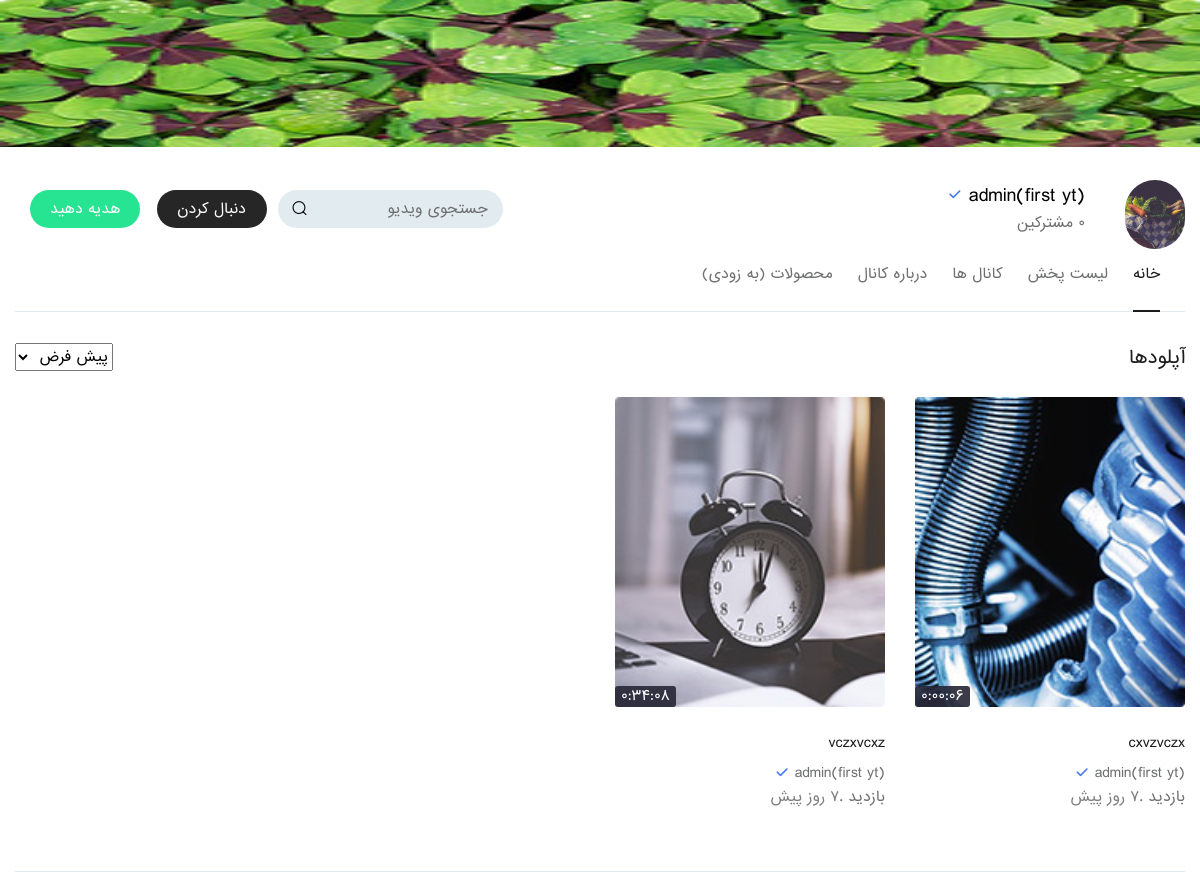
Page /channel_home_page/1/ on the earlier database version.
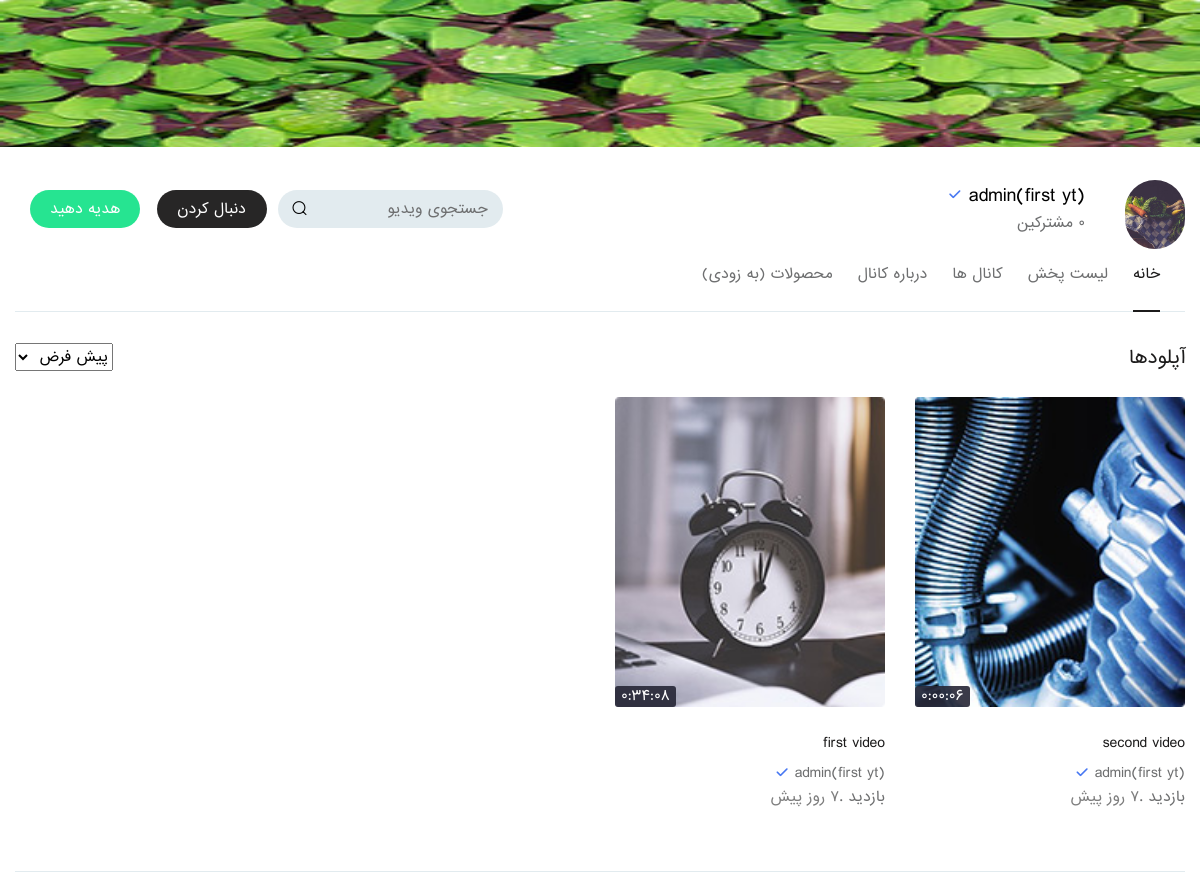
Same page on the later database version.
### youtube/models.py (models this page shows, shortened)
class Video(models.Model):
    youtuber = models.ForeignKey('account.Profile',on_delete=models.CASCADE)
    title = models.CharField(max_length=255)
    description = RichTextUploadingField()
    category = models.ForeignKey('Category',on_delete=models.PROTECT,null=True)
    video = models.FileField(upload_to=get_upload_path)
    video_time = models.CharField(max_length=15,null=True,blank=True)
    thumbnail = models.ImageField(upload_to=get_upload_path)
    monetize = models.BooleanField(default=True)
    tags = models.ManyToManyField('VideoTag')
    pin_comment = models.CharField(max_length=10,null=True,blank=True)
    like = models.ManyToManyField('account.Profile',related_name='like')
    published = models.BooleanField(default=False)
    show = models.BooleanField(default=True)
    created = models.DateTimeField(auto_now_add=True)
    updated = models.DateTimeField(auto_now=True)
    objects = VideoManager()
    @property
    def days_passed(self):
        today = datetime.now(timezone.utc)
        days_passed = today - self.created
        return f"{days_passed.days} روز پیش" if days_passed.days != 0 else 'امروز'
    @property
    def visited(self):
        hit_count = get_hitcount_model().objects.get_for_object(self)
        return hit_count.hits

### account/models.py (models this page shows, shortened)
class Profile(models.Model):
    user = models.ForeignKey(User,on_delete=models.CASCADE)
    follow = models.ManyToManyField('Profile')
    channel_name = models.CharField(max_length=30,null=True,unique=True)
    image = models.ImageField(null=True,blank=True)
    banner = models.ImageField(null=True,blank=True)
    description = models.TextField()
    links = RichTextField(null=True)
    created_date = models.DateTimeField(auto_now_add=True)
    updated_date = models.DateTimeField(auto_now=True)
    @property
    def count_followers(self):
        followers_count = Profile.follow.through.objects.filter(to_profile=self).count()
        return followers_count
    @property
    def all_yt_videos(self):
        videos = self.video_set.filter(published=True)
        return videos
    @property
    def all_yt_visit(self):
        videos = self.video_set.filter(published=True)
        visit_count = 0
        for obj in videos:
            visit_count += obj.visited
        return visit_count

### youtube/views.py (the view)
# urls.py: path('channel_home_page/<id>/',views.channel_home_page,name='channel_home_page'),
def channel_home_page(request,id):
    yt_profile = get_object_or_404(Profile,id=id)
    order_by = request.GET.get('orderby')
    if order_by:
        all_video = yt_profile.video_set.filter(published=True).order_by(order_by)
    else :
        all_video = yt_profile.video_set.filter(published=True).order_by('-created')
    play_lists = PlayList.objects.filter(profile=yt_profile)
    is_followed = False
    if request.user.is_authenticated:
        if yt_profile in request.profile.follow.all():
            is_followed = True
    context = {
        'yt_profile' : yt_profile,
        'videos' : all_video,
        'is_followed' : is_followed,
        'play_lists' : play_lists,
        'order_by' : order_by,
    }
    return render(request,'channel_home_page.html',context)

### templates/channel_home_page.html (shortened to what this page needs)
{% extends 'base.html' %}
{% load static %}
{% block body %}
<section class="channel-cover">
	{% if yt_profile.banner %}
	<img src="{{yt_profile.banner.url}}" style="height: 147px;" alt="">
	{% else %}
	<img src="{% static 'images/resources/channel-banner.jpg' %}" alt="">
	{% endif %}
</section>
<section class="videso_section">
	<div class="info-pr-sec">
		<div class="container">
			<div class="vcp_inf cr">
				<span class="vc_hd">
					<img src="{{yt_profile.image.url}}" alt="">
				</span>
				<div class="vc_info pr">
					<h4> {{yt_profile.channel_name}} <span class="verify_ic"><i class="icon-tick"></i></span></h4>
					<span>{{yt_profile.count_followers}} مشترکین</span>
				</div>
			</div>
			<ul class="chan_cantrz">
				<li>
					{% if is_followed %}
					<a href="#" id="follow-button" title=""  class="subscribe">دنبال می کنید</a>
					{% else %}
					<a href="#" id="follow-button" title=""  class="subscribe">دنبال کردن</a>
					{% endif %}
				</li>
				<li>
					<a href="#" title="" class="donate"> هدیه دهید </a>
				</li>
			</ul>
			<div class="search_form">
				<form>
					<input type="text" name="search" placeholder="جستجوی ویدیو">
					<button type="submit">
						<i class="icon-search"></i>
					</button>
				</form>
			</div>
			<div class="clearfix"></div>
		</div>
	</div>
	<div class="history-lst tbY">
		<div class="container">
			<ul class="nav nav-tabs" id="myTab" role="tablist">
				<li class="nav-item">
				<a class="nav-link active" id="videos_taab" data-toggle="tab" href="#vvideo_tabz" role="tab" aria-controls="videos_taab" aria-selected="true">خانه </a>
				</li>
				<li class="nav-item">
				<a class="nav-link" id="playlist-tab" data-toggle="tab" href="#playlist_tab" role="tab" aria-controls="playlist-tab" aria-selected="false"> لیست پخش</a>
				</li>
				<li class="nav-item">
				<a class="nav-link" id="channels-tab" data-toggle="tab" href="#channels_tab" role="tab" aria-controls="channels-tab" aria-selected="false">کانال ها</a>
				</li>
				<li class="nav-item">
				<a class="nav-link" id="about-tab" data-toggle="tab" href="#about_tab" role="tab" aria-controls="about-tab" aria-selected="false">درباره کانال</a>
				</li>
				<li class="nav-item">
				<a class="nav-link" id="amazon-tab" data-toggle="tab" href="#amazong-tb" role="tab" aria-controls="amazon-tab" aria-selected="false">محصولات (به زودی)</a>
				</li>
			</ul>
		</div>
	</div>
	<div class="tab-content p-0" id="myTabContent">
		<div class="tab-pane fade show active" id="vvideo_tabz" role="tabpanel" aria-labelledby="videos_taab">
			<div class="videso_tb_details">
				<div class="container">
					<div class="vidz_sec">
						<h3>آپلودها</h3>
							<select style="float: left;" id="order-select" name="orderby" class="orderby" aria-label="Shop order">
								<option value="-created">پیش فرض</option>
							</select>
						<div class="clearfix"></div>
						<div class="vidz_list">
							<div class="row">
								{% for video in videos %}
								<div class="col-lg-3 col-md-3 col-sm-6 col-6 full_wdth">
									<div class="videoo">
										<div class="vid_thumbainl">
											<a href="{% url 'youtube:video_detail' video.id %}" title="{{video.category.name}}">
												<img src="{{video.thumbnail.url}}" alt="{{video.title}}">
												<span class="vid-time">{{video.video_time}}</span>
											</a>
										</div>
										<div class="video_info">
											<h3><a href="{% url 'youtube:video_detail' video.id %}" title="{{video.title}}">{{video.title|truncatechars:35}}</a></h3>
											<h4><a href="#" title="مشاهده کانال">{{video.youtuber.channel_name}}</a> <span class="verify_ic"><i class="icon-tick"></i></span></h4>
											<span>{{video.visited}} بازدید .<small class="posted_dt">{{video.days_passed}}</small></span>
										</div>
									</div>
								</div>
								{% endfor %}
							</div>
						</div>
					</div>
				</div>
			</div>
		</div>
	</div>
</section>
{% endblock body %}

Differences in the rows shown:
changed Video: title "cxvzvczx" → "second video"
changed Video: title "vczxvcxz" → "first video"
